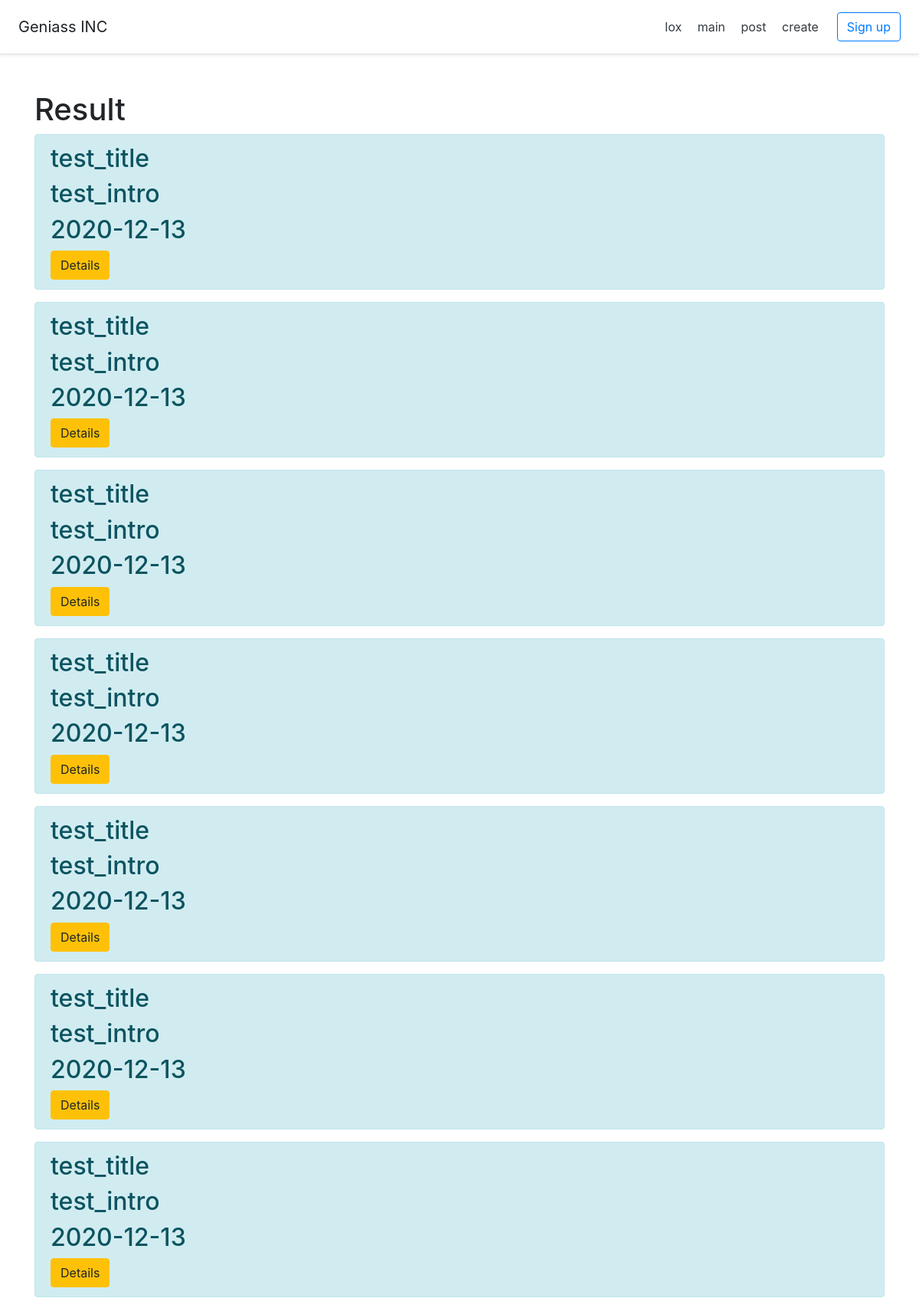
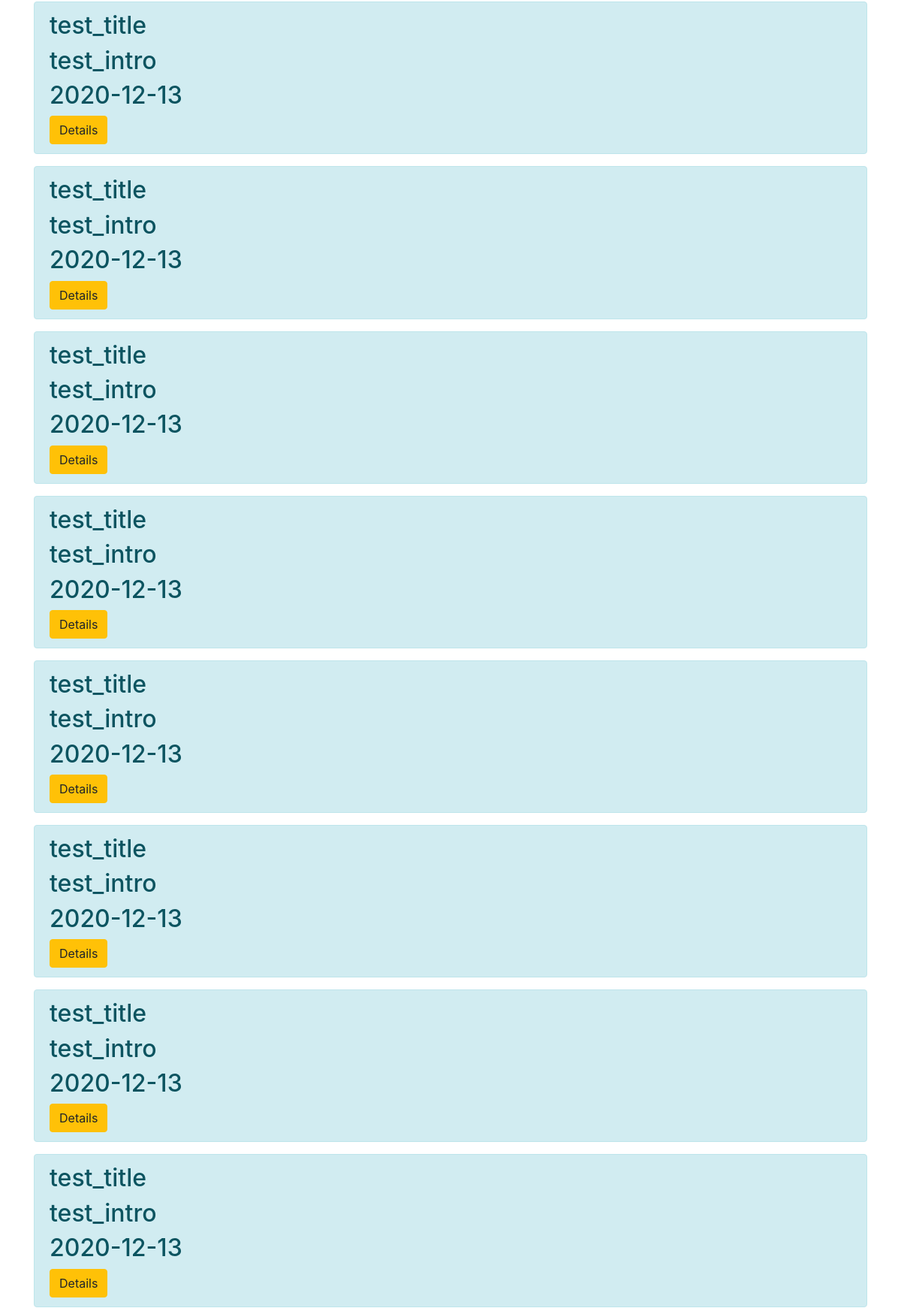
Page /post (upper part) on the committed database (2 pictures, top to bottom).
### app.py (models this page shows)
class Article(db.Model):
    id = db.Column(db.Integer, primary_key=True)
    title = db.Column(db.String(100), nullable=False)
    intro = db.Column(db.String(300), nullable=False)
    text = db.Column(db.Text, nullable=False)
    date = db.Column(db.DateTime, default=datetime.utcnow)

### app.py (the view)
@app.route('/post')
def post():
    articales = Article.query.order_by(Article.date.desc()).all()
    return render_template('post.html', articales=articales)

### templates/post.html (shortened to what this page needs)
{% extends "base.html" %}
{% block body%}
<div class="container mt-5">
    <h1>Result</h1>
    {% for el in articales %}
    <div class="alert alert-info">
       <h2>{{el.title}}</h2>
         <h2>{{el.intro}}</h2>
        <h2>{{el.date.date()}}</h2>
        <a href="/post/{{el.id}}" class = "btn btn-warning">Details</a>
    </div>
    {% endfor %}
</div>
{% endblock %}

### templates/base.html (shortened to what this page needs)
<!doctype html>
<html lang="en">
<head>
    <link rel="stylesheet" href="{{ url_for('static', filename='css/main.css') }}">
    <link rel="stylesheet" href="https://stackpath.bootstrapcdn.com/bootstrap/4.5.2/css/bootstrap.min.css">
</head>
<body>
    <div class="d-flex flex-column flex-md-row align-items-center p-3 px-md-4 mb-3 bg-white border-bottom shadow-sm">
     <h5 class="my-0 mr-md-auto font-weight-normal">Geniass INC</h5>
    <nav class="my-2 my-md-0 mr-md-3">
    <a class="p-2 text-dark" href="/lox">lox</a>
    <a class="p-2 text-dark" href="/">main</a>
        <a class="p-2 text-dark" href="/post">post</a>
        <a class="p-2 text-dark" href="/create">create</a>
  </nav>
  <a class="btn btn-outline-primary" href="#">Sign up</a>
</div>
    {% block body%} {% endblock %}
</body>
</html>

### rows in the picture
Article: title "test_title", intro "test_intro", date "2020-12-13"
Article: title "test_title", intro "test_intro", date "2020-12-13"
Article: title "test_title", intro "test_intro", date "2020-12-13"
Article: title "test_title", intro "test_intro", date "2020-12-13"
Article: title "test_title", intro "test_intro", date "2020-12-13"
Article: title "test_title", intro "test_intro", date "2020-12-13"
Article: title "test_title", intro "test_intro", date "2020-12-13"
Article: title "test_title", intro "test_intro", date "2020-12-13"
Article: title "test_title", intro "test_intro", date "2020-12-13"
Article: title "test_title", intro "test_intro", date "2020-12-13"
Article: title "test_title", intro "test_intro", date "2020-12-13"
Article: title "test_title", intro "test_intro", date "2020-12-13"
Article: title "test_title", intro "test_intro", date "2020-12-13"
Article: title "test_title", intro "test_intro", date "2020-12-13"
Article: title "test_title", intro "test_intro", date "2020-12-13"
